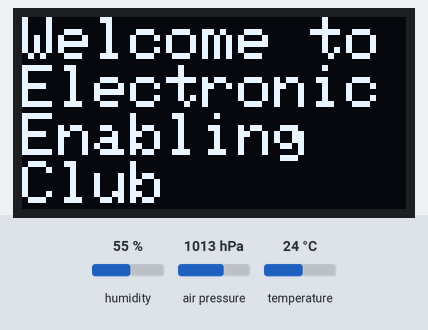
The sketch below on a simulated Arduino Uno, built with avr-gcc and run on an emulated ATmega328P. On the bench: 128×64 one-colour display. The test bench sets the inputs (shaded band); at power-on: humidity 55 %, air pressure 1013 hPa, temperature 24 °C. What the sketch prints to the serial monitor is not drawn.

Above: at 0.1 s.
At 10.1 s:
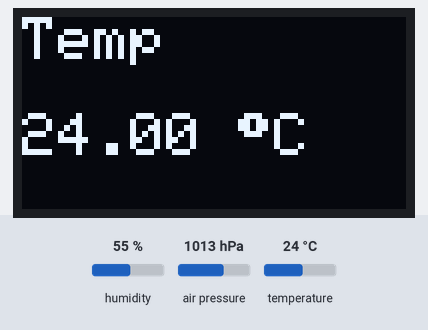
At 40.2 s:
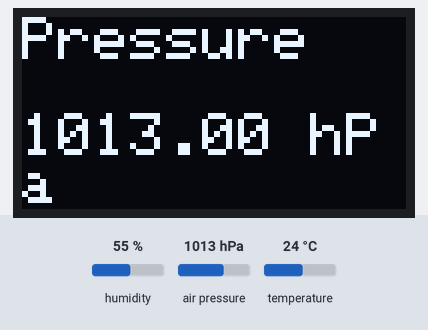
At 85.3 s:
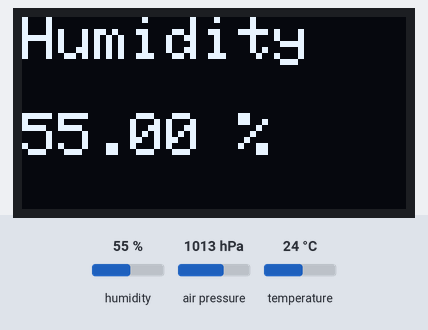
At 115.4 s:
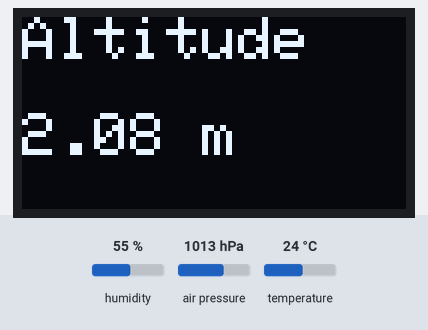

The sketch:

EE_D1_TempHumidDisplay.ino
```cpp
/**
	* Name: EE_D1_TempHumidDisplay.ino
	* Version: 1.0.0
	* Creation Date:09/10/2020
	* Author: David Preddie (dpredster)
	* Description:
	* This sketch use Wemos D1 Mini(ESP8266), BME280 Temperature Humidity Pressure Sensor to read
	* the temperature, pressure, humidity and altitude and display the readings on a 0.96 inch OLED Display.
	* The sketch was developed for Sheridan College Electronic Enabling Club.
*/

// Libraries required for the BME280 Temperature Humidity Pressure Sensor
#include <Wire.h>
#include <Adafruit_Sensor.h>
#include <Adafruit_BME280.h>

// Libraries required for the 0.96 inch OLED Display
#include <Adafruit_GFX.h>
#include <Adafruit_SSD1306.h>


#define SEALEVELPRESSURE (1013.25) // Defines seal level pressure in millibars
#define SCREEN_WIDTH 128 // Defines OLED display width, in pixels
#define SCREEN_HEIGHT 64 // Defines OLED display height, in pixels

// Declaration for BME280 connected to I2C
Adafruit_BME280 bme;
// Declaration for SSD1306 display connected to I2C (SDA, SCL pins)
Adafruit_SSD1306 display(SCREEN_WIDTH, SCREEN_HEIGHT, &Wire, -1);

unsigned long delayTime; // Define delay time

// Function to return temperature reading
String readBME280Temperature() {
	float t = bme.readTemperature();
	if (isnan(t)) {
		Serial.println("Failed to read from BME28 sensor");
		return "--";
	}
	else {
		Serial.print("Temperature = ");
		Serial.print(t);
		return String(t);
	}
}
// Function to return humidity reading
String readBME280Humidity() {
	float h = bme.readHumidity();
	if (isnan(h)) {
		Serial.println("Failed to read from BME28 sensor");
		return "--";
	}
	else {
		Serial.print("Humidity = ");
		Serial.print(h);
		return String(h);
	}
}
// Function to return pressure reading
String readBME280Pressure() {
	float p = bme.readPressure() / 100.0F;
	if (isnan(p)) {
		Serial.println("Failed to read from BME28 sensor");
		return "--";
	}
	else {
		Serial.print("Pressure = ");
		Serial.print(p);
		return String(p);
	}
}
// Function to return approximate altitude reading
String readBME280Altitude() {
	float a = bme.readAltitude(SEALEVELPRESSURE);
	if (isnan(a)) {
		Serial.println("Failed to read from BME28 sensor");
		return "--";
	}
	else {
		Serial.print("Approx. Altitude = ");
		Serial.print(a);
		return String(a);
	}
}

// Function to display title and readings
void displayInfo(String title, String reading) {
	display.setTextSize(2);
	display.setTextColor(WHITE);
	display.setCursor(0, 0);
	display.println(title);
	display.setTextSize(2);
	display.setCursor(0, 32);
	display.println(reading);
	display.display();
	display.clearDisplay();
}

void setup() {
	Serial.begin(115200);

	unsigned status;
	status = bme.begin(0x76); // I2C address of BME280
	if (!status) {
		Serial.println("BME280 sensor not found.");
		while (1);
	}

	if(!display.begin(SSD1306_SWITCHCAPVCC, 0x3C)) { // I2C address for SSD1306 display
		Serial.println(F("SSD1306 allocation failed"));
		for(;;);
	}

	// Clear the buffer
	display.clearDisplay();

	// Boot message
	display.setTextSize(2);
	display.setTextColor(WHITE);
	display.setCursor(0, 0);
	display.println("Welcome to");
	display.println("Electronic");
	display.println("Enabling");
	display.println("Club");
	display.display();
	delay(10000);
	display.clearDisplay();

	// Set delay time (15000 = 15 sec)
	delayTime = 15000;
}

void loop() {

	// Read temperature, humidity and pressure for display
	String temperatureReading = readBME280Temperature() + + " " + char(247) + "C";
	String humidityReading = readBME280Humidity()  + " %";
	String pressureReading = readBME280Pressure() + " hPa";
	String altitudeReading = readBME280Altitude()  + " m";

	// Passing values to display function and delay.
	displayInfo("Temp", temperatureReading);
	delay(delayTime);
	displayInfo("Humidity", humidityReading);
	delay(delayTime);
	displayInfo("Pressure", pressureReading);
	delay(delayTime);
	displayInfo("Altitude", altitudeReading);
	delay(delayTime);
}
```

Measured:
- what the display in image 1 shows lasts 15.0 s, from 10.1 s to 25.1 s
